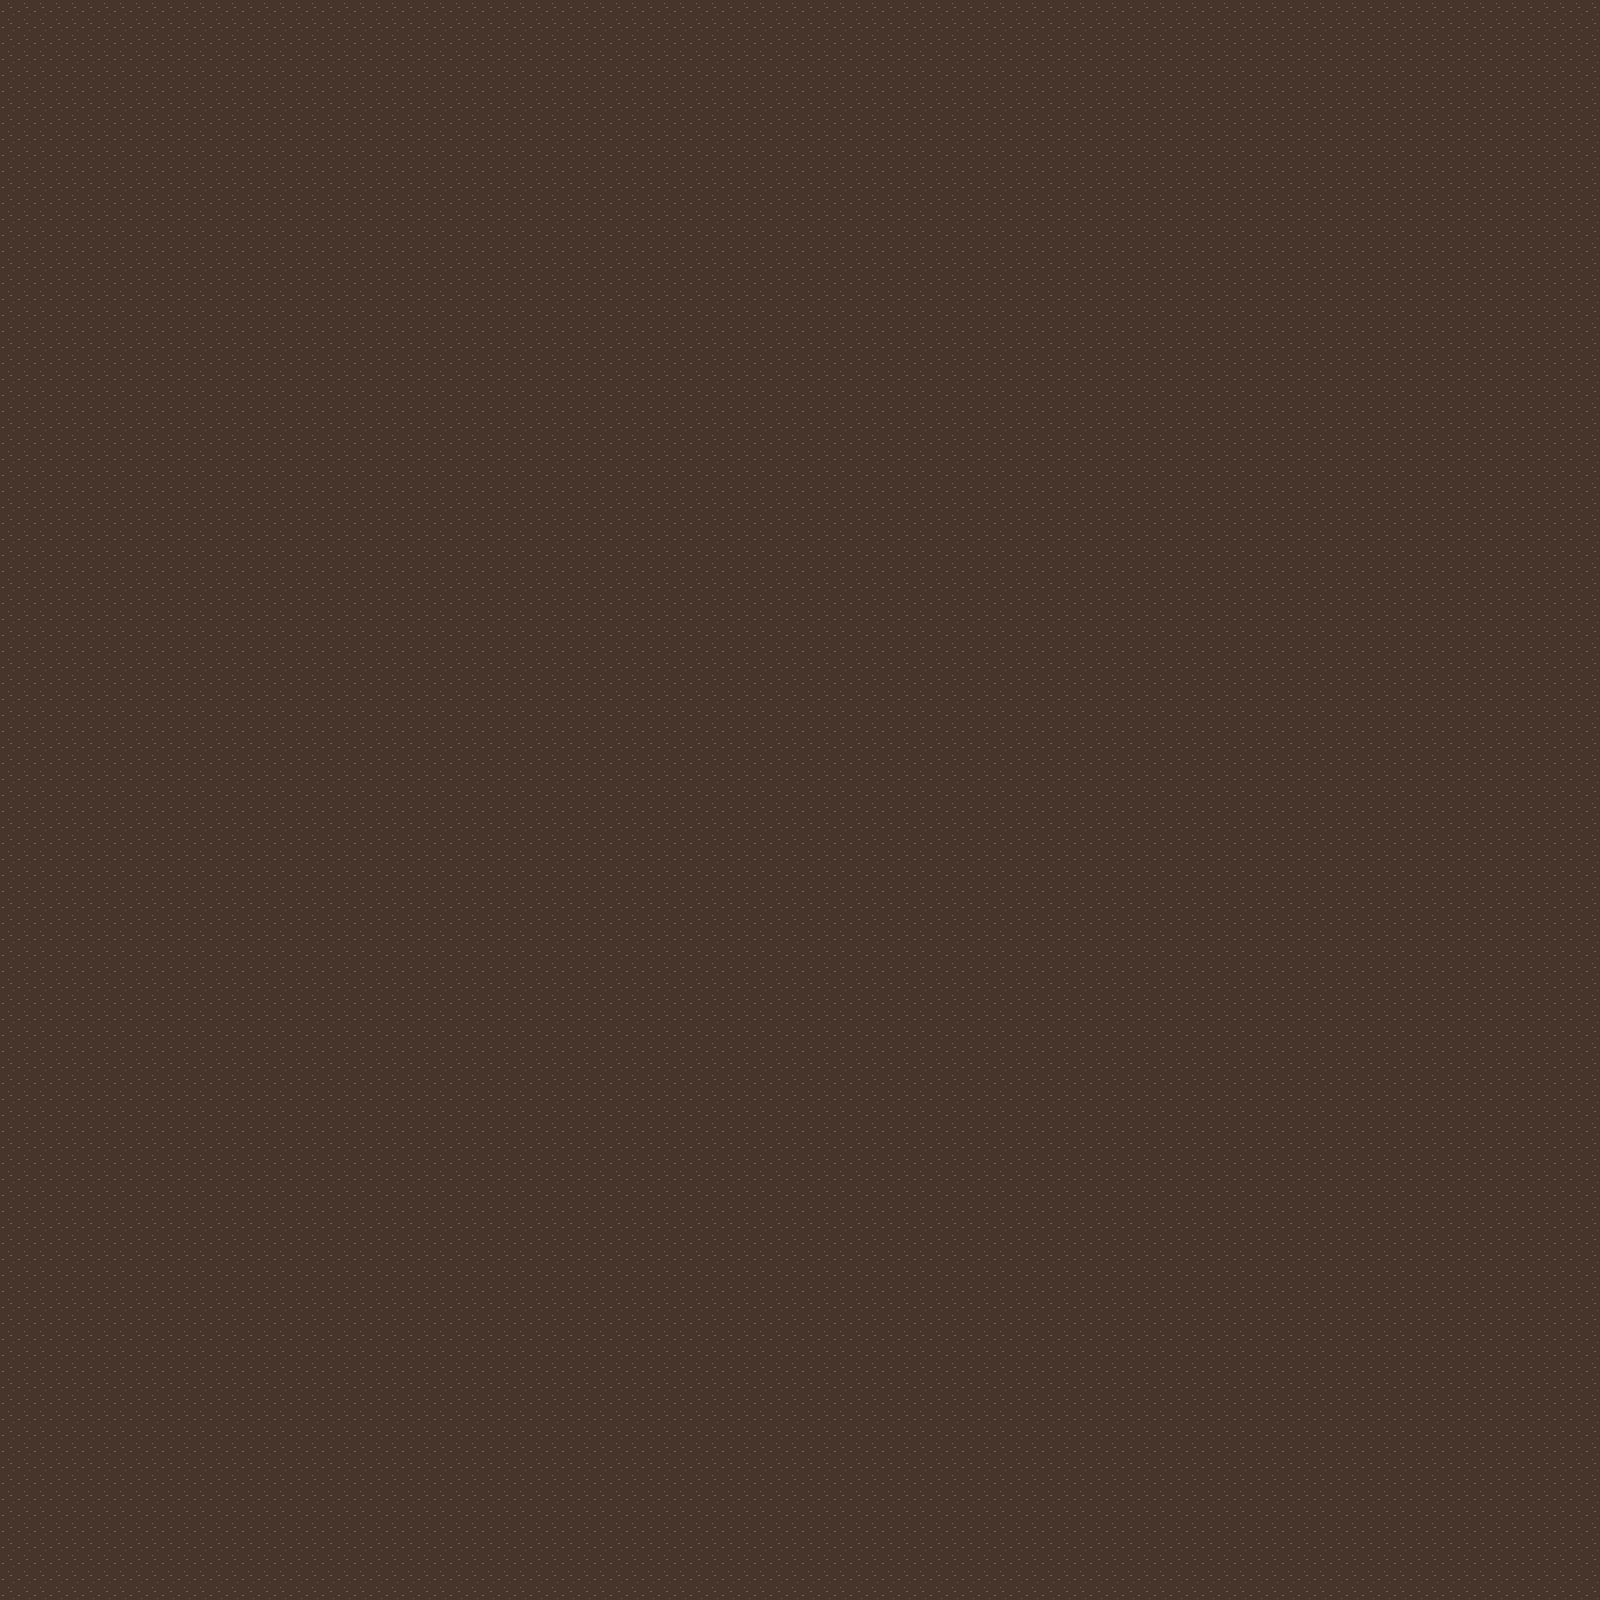

A 2D game scene composited from a Tiled map and its tileset images. What follows is a short description and the map's XML, with each tile layer's data collapsed to a summary:
An orthogonal 100x100 tile map with 16x16 px tiles, 1 tile layer (Camada de Blocos 1).

<map version="1.10" tiledversion="1.10.2" orientation="orthogonal" renderorder="right-down" width="100" height="100" tilewidth="16" tileheight="16" infinite="0" nextlayerid="2" nextobjectid="1">
 <tileset firstgid="1" source="Zumbi survival.tsx" />
 <layer id="1" name="Camada de Blocos 1" width="100" height="100">
  <data>[10000 cells, 10000 non-empty, 1 distinct tile ids]</data>
 </layer>
</map>
